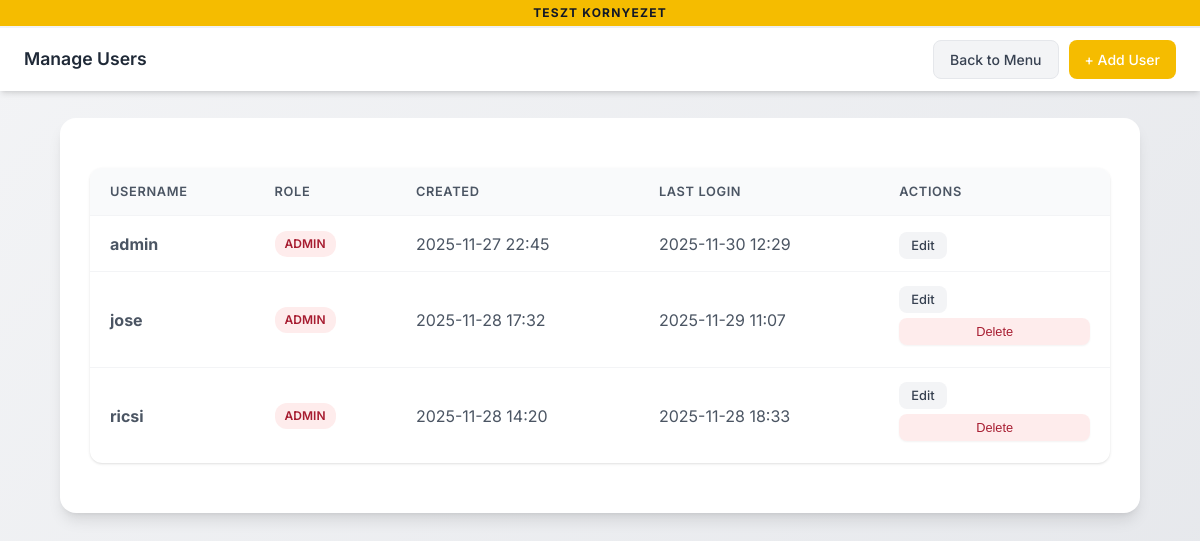
Page /manage_users (signed in) on the committed database.
### tables this page shows
CREATE TABLE users (
                id INTEGER PRIMARY KEY,
                username TEXT UNIQUE NOT NULL,
                password_hash TEXT NOT NULL,
                salt TEXT NOT NULL,
                role TEXT DEFAULT 'user',
                created_at TIMESTAMP DEFAULT CURRENT_TIMESTAMP,
                last_login TIMESTAMP
            );

### app.py (the view)
@app.route('/manage_users')
@admin_required
def manage_users():
    users = query_db("SELECT id, username, role, created_at, last_login FROM users ORDER BY username")
    return render_template('manage_users.html', users=users)

### app.py (called while the page is built)
def query_db(query: str, args: tuple = (), one: bool = False) -> list | sqlite3.Row | None:
    conn = sqlite3.connect(DATABASE)
    conn.row_factory = sqlite3.Row
    cur = conn.cursor()
    cur.execute(query, args)
    rv = cur.fetchall()
    conn.commit()
    conn.close()
    return (rv[0] if rv else None) if one else rv

def login_required(f):
    @wraps(f)
    def decorated_function(*args, **kwargs):
        if 'user_id' not in session:
            if request.is_json:
                return jsonify({"status": "error", "message": "Authentication required"}), 401
            return redirect(url_for('login', next=request.url))
        if 'last_activity' in session:
            last_activity = datetime.fromisoformat(session['last_activity'])
            if datetime.now() - last_activity > timedelta(minutes=SESSION_TIMEOUT_MINUTES):
                session.clear()
                if request.is_json:
                    return jsonify({"status": "error", "message": "Session expired"}), 401
                return redirect(url_for('login', next=request.url))
        session['last_activity'] = datetime.now().isoformat()
        return f(*args, **kwargs)
    return decorated_function

def admin_required(f):
    @wraps(f)
    @login_required
    def decorated_function(*args, **kwargs):
        if session.get('role') != 'admin':
            if request.is_json:
                return jsonify({"status": "error", "message": "Admin access required"}), 403
            return render_template('error.html', message="Admin access required"), 403
        return f(*args, **kwargs)
    return decorated_function

@app.before_request
def update_gauge_metrics():
    try:
        active_sessions = query_db("SELECT COUNT(*) as count FROM market_sessions WHERE closed_at IS NULL", one=True)
        active_market_sessions.set(active_sessions['count'] if active_sessions else 0)
        b2b_pending = query_db("SELECT COUNT(*) as count FROM b2b_orders WHERE status = 'pending'", one=True)
        orders_pending.labels(type='b2b').set(b2b_pending['count'] if b2b_pending else 0)
    except Exception as e:
        logging.debug(f"Metrics update skipped: {e}")  # Don't fail requests if metrics update fails

@app.context_processor
def inject_globals():
    return dict(
        billingo_env=BILLINGO_ENV,
        current_user=session.get('username'),
        is_admin=session.get('role') == 'admin'
    )

### templates/manage_users.html (shortened to what this page needs)
<!DOCTYPE html>
<html lang="en">
<head>
    <link rel="stylesheet" href="{{ url_for('static', filename='style.css') }}">
</head>
<body>
    <div class="env-indicator {{ 'test' if billingo_env == 'test' else 'prod' }}">
        {% if billingo_env == 'test' %}
            TESZT kornyezet
        {% else %}
            ÉLES RENDSZER
        {% endif %}
    </div>
    <nav class="top-nav">
        <span class="nav-title">Manage Users</span>
        <div class="nav-actions">
            <a href="{{ url_for('main_menu') }}" class="nav-btn secondary">Back to Menu</a>
            <a href="{{ url_for('add_user') }}" class="nav-btn primary">+ Add User</a>
        </div>
    </nav>
    <div class="container">
        {% if users %}
        <table class="users-table">
            <thead>
                <tr>
                    <th>Username</th>
                    <th>Role</th>
                    <th>Created</th>
                    <th>Last Login</th>
                    <th>Actions</th>
                </tr>
            </thead>
            <tbody>
                {% for user in users %}
                <tr>
                    <td><strong>{{ user[1] }}</strong></td>
                    <td>
                        <span class="role-badge {{ user[2] }}">{{ user[2]|upper }}</span>
                    </td>
                    <td>{{ user[3][:16] if user[3] else '-' }}</td>
                    <td>{{ user[4][:16] if user[4] else 'Never' }}</td>
                    <td>
                        <a href="{{ url_for('edit_user', id=user[0]) }}" class="action-btn edit">Edit</a>
                        {% if user[1] != current_user %}
                        <button onclick="deleteUser({{ user[0] }}, '{{ user[1] }}')" class="action-btn delete">Delete</button>
                        {% endif %}
                    </td>
                </tr>
                {% endfor %}
            </tbody>
        </table>
        {% else %}
        <div class="empty-state">
            <h3>No users found</h3>
            <p>Add your first user to get started.</p>
        </div>
        {% endif %}
    </div>
</body>
</html>

### static/style.css (style rules this page uses)
:root { --primary: #f5bc00; --primary-dark: #a71d31; --secondary-light: #eed25f; --secondary: #cd9a59; --secondary-dark: #794f2b; --success: #10b981; --success-dark: #059669; --warning: #f5bc00; --danger: #a71d31; --coffee: #794f2b; --coffee-light: #cd9a59; --gray-50: #f9fafb; --gray-100: #f3f4f6; --gray-200: #e5e7eb; --gray-300: #d1d5db; --gray-400: #9ca3af; --gray-500: #6b7280; --gray-600: #4b5563; --gray-700: #374151; --gray-800: #1f2937; --gray-900: #111827; --shadow-sm: 0 1px 2px 0 rgb(0 0 0 / 0.05); --shadow: 0 1px 3px 0 rgb(0 0 0 / 0.1), 0 1px 2px -1px rgb(0 0 0 / 0.1); --shadow-md: 0 4px 6px -1px rgb(0 0 0 / 0.1), 0 2px 4px -2px rgb(0 0 0 / 0.1); --shadow-lg: 0 10px 15px -3px rgb(0 0 0 / 0.1), 0 4px 6px -4px rgb(0 0 0 / 0.1); --radius: 12px; --radius-sm: 8px; --radius-lg: 16px; }
* { box-sizing: border-box; }
body { font-family: 'Inter', -apple-system, BlinkMacSystemFont, 'Segoe UI', Roboto, sans-serif; margin: 0; padding: 0; background: linear-gradient(135deg, var(--gray-100) 0%, var(--gray-200) 100%); color: var(--gray-800); min-height: 100vh; line-height: 1.5; }
.container { max-width: 90%; margin: 20px auto; padding: 30px; background: white; border-radius: var(--radius-lg); box-shadow: var(--shadow-lg); }
button { width: 100%; padding: 12px 24px; margin: 8px 0; border-radius: var(--radius-sm); border: none; background: linear-gradient(135deg, var(--primary) 0%, var(--primary-dark) 100%); color: white; font-weight: 600; font-size: 1rem; cursor: pointer; transition: all 0.2s ease; box-shadow: var(--shadow-sm); }
table { width: 100%; border-collapse: separate; border-spacing: 0; margin: 20px 0; border-radius: var(--radius); overflow: hidden; box-shadow: var(--shadow); }
table th { padding: 14px 16px; background: var(--gray-50); font-weight: 600; color: var(--gray-700); text-align: left; font-size: 0.875rem; text-transform: uppercase; letter-spacing: 0.05em; border-bottom: 2px solid var(--gray-200); }
table td { padding: 12px 16px; border-bottom: 1px solid var(--gray-100); color: var(--gray-600); }
table tr:last-child td { border-bottom: none; }
.container { animation: fadeIn 0.3s ease-out; }
.env-indicator { position: fixed; top: 0; left: 0; right: 0; padding: 4px 12px; text-align: center; font-size: 0.75rem; font-weight: 700; text-transform: uppercase; letter-spacing: 0.1em; z-index: 1000; }
.env-indicator.test { background: var(--warning); color: var(--gray-900); }

### templates/manage_users.html (style rules this page uses)
.env-indicator { position: fixed; top: 0; left: 0; right: 0; padding: 4px 12px; text-align: center; font-size: 0.75rem; font-weight: 700; text-transform: uppercase; letter-spacing: 0.1em; z-index: 1001; }
.env-indicator.test { background: var(--warning); color: var(--gray-900); }
.top-nav { position: fixed; top: 28px; left: 0; right: 0; background: white; padding: 12px 24px; display: flex; justify-content: space-between; align-items: center; box-shadow: var(--shadow-md); z-index: 100; }
.top-nav .nav-title { font-weight: 600; font-size: 1.1rem; color: var(--gray-800); }
.top-nav .nav-actions { display: flex; gap: 10px; }
.top-nav .nav-btn { padding: 8px 16px; border-radius: var(--radius-sm); font-size: 0.875rem; font-weight: 500; cursor: pointer; transition: all 0.2s; text-decoration: none; display: inline-flex; align-items: center; gap: 6px; border: none; }
.top-nav .nav-btn.secondary { background: var(--gray-100); color: var(--gray-700); border: 1px solid var(--gray-200); }
.top-nav .nav-btn.primary { background: var(--primary); color: white; }
body { padding-top: 98px; }
.container { margin-top: 20px; }
.users-table { width: 100%; background: white; border-radius: var(--radius); box-shadow: var(--shadow); overflow: hidden; }
.users-table th, .users-table td { padding: 14px 20px; text-align: left; border-bottom: 1px solid var(--gray-100); }
.users-table th { background: var(--gray-50); font-weight: 600; font-size: 0.8rem; text-transform: uppercase; letter-spacing: 0.05em; color: var(--gray-600); }
.role-badge { display: inline-block; padding: 4px 10px; border-radius: 12px; font-size: 0.75rem; font-weight: 600; }
.role-badge.admin { background: rgba(239, 68, 68, 0.1); color: var(--danger); }
.action-btn { padding: 6px 12px; border-radius: var(--radius-sm); font-size: 0.8rem; font-weight: 500; cursor: pointer; transition: all 0.2s; text-decoration: none; border: none; margin-right: 6px; }
.action-btn.edit { background: var(--gray-100); color: var(--gray-700); }
.action-btn.delete { background: rgba(239, 68, 68, 0.1); color: var(--danger); }

### rows in the picture
users: username "admin", role "ADMIN", created_at "2025-11-27 22:45", last_login "2025-11-30 12:29"
users: username "jose", role "ADMIN", created_at "2025-11-28 17:32", last_login "2025-11-29 11:07"
users: username "ricsi", role "ADMIN", created_at "2025-11-28 14:20", last_login "2025-11-28 18:33"
